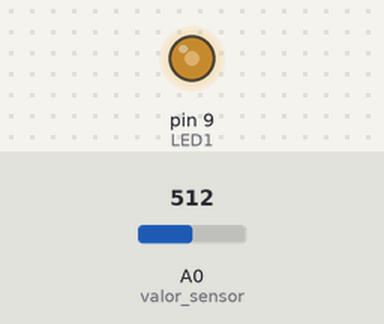
Simulated run of this sketch. Board: Arduino Uno, built with avr-gcc and run on an emulated ATmega328P. Shown: output pins drawn as LEDs (lit = HIGH). The test bench sets the inputs (shaded band); at power-on: A0 (valor_sensor) = 512.

Above: at 1.2 s.
1.3 s: A0 (valor_sensor) set to 716
At 2.5 s:
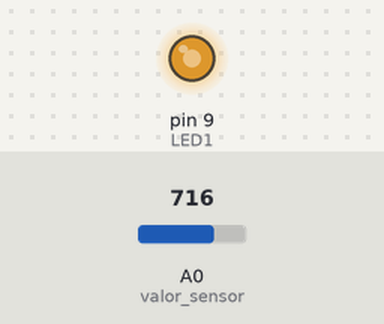
2.8 s: A0 (valor_sensor) set to 900
At 3.6 s:
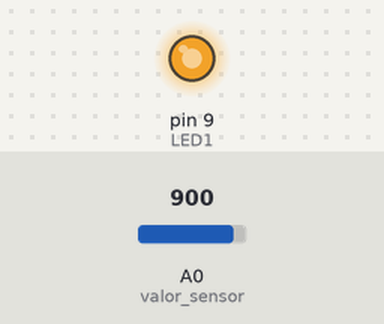
4.3 s: A0 (valor_sensor) set to 122
At 4.8 s:
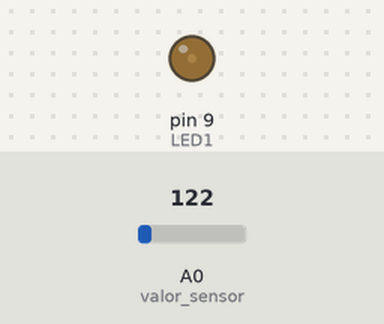
5.8 s: A0 (valor_sensor) set to 0
At 7.1 s:
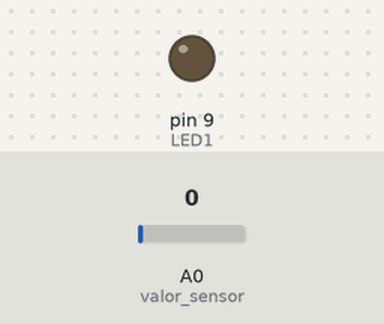
Timing chart, 0 to 8.3 s (numbered marks = the images above; inputs shaded):
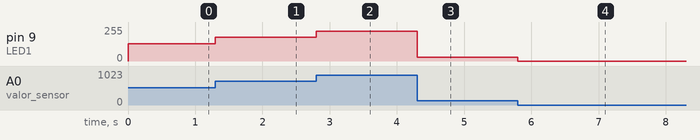

The sketch:

fade_potenciometroo.ino
```cpp
int LED1 = 9;
const int valor_sensor = A0;
void loop() {
    int valor_analogico = analogRead(valor_sensor);
    int valor = (valor_analogico / 4);
    analogWrite(LED1, valor);
}
```

Measured:
- after the input at 1.3 s, pin 9 (LED1): 128/255 → 179/255 at once
- after the input at 2.8 s, pin 9 (LED1): 179/255 → 225/255 at once
- after the input at 4.3 s, pin 9 (LED1): 225/255 → 30/255 at once
- after the input at 5.8 s, pin 9 (LED1): 30/255 → 0/255 at once
